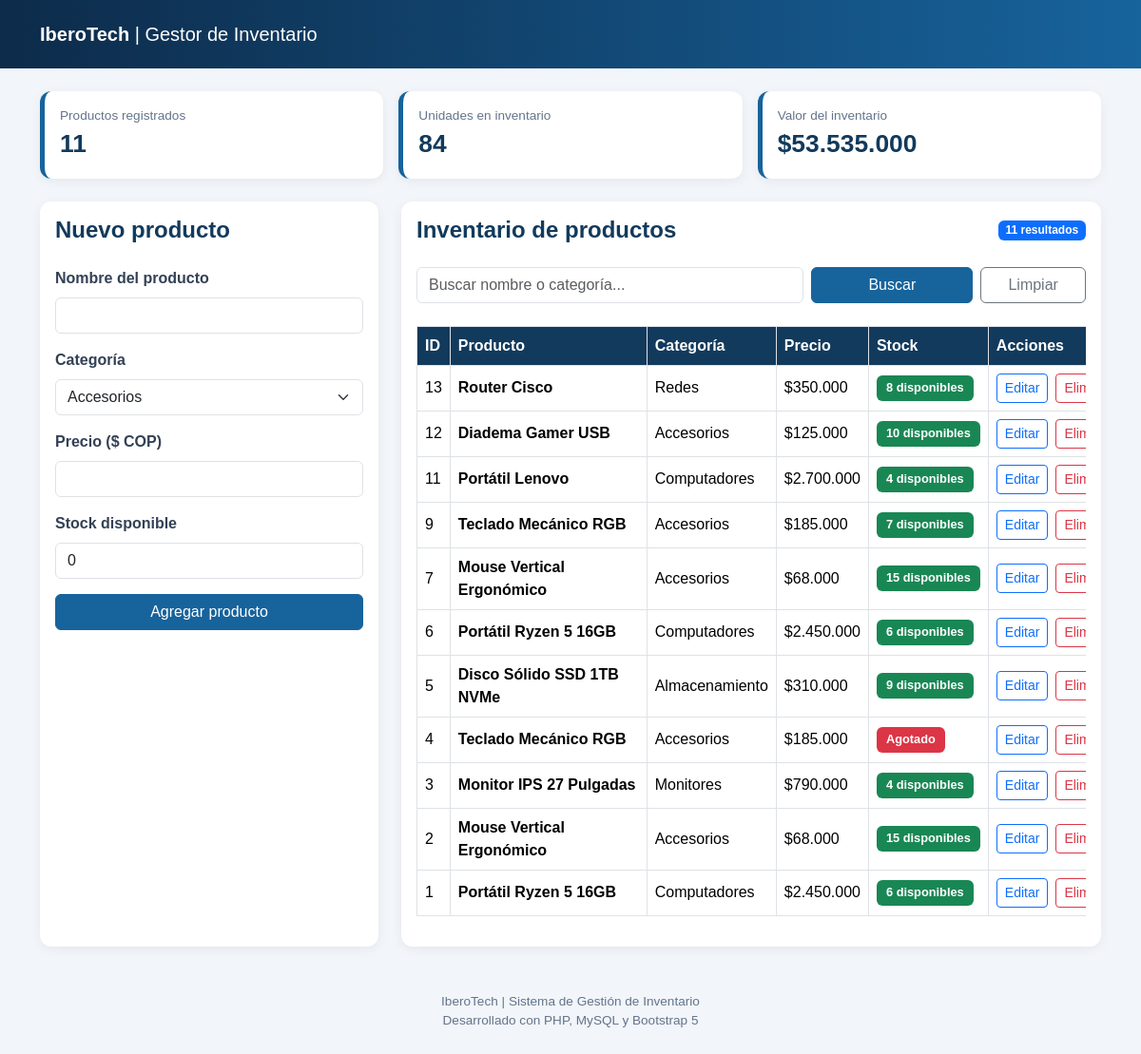
The page / on the database its author committed.
### tables this page shows
CREATE TABLE IF NOT EXISTS `productos` (
  `id` int NOT NULL AUTO_INCREMENT,
  `nombre` varchar(120) NOT NULL,
  `categoria` varchar(60) NOT NULL,
  `precio` decimal(10,2) NOT NULL DEFAULT '0.00',
  `stock` int NOT NULL DEFAULT '0',
  `creado_en` timestamp NULL DEFAULT CURRENT_TIMESTAMP,
  PRIMARY KEY (`id`)
);

### index.php (the view, shortened to what this page needs)
<?php
require_once "conexion.php";
$categorias = [
    "Computadores",
    "Monitores",
    "Accesorios",
    "Almacenamiento",
    "Audio",
    "Redes"
];
function limpiar($valor) {
    return htmlspecialchars((string)$valor, ENT_QUOTES, "UTF-8");
}
$productoEditar = [
    "id" => 0,
    "nombre" => "",
    "categoria" => "Accesorios",
    "precio" => "",
    "stock" => 0
];
$busqueda = trim($_GET["q"] ?? "");
if ($busqueda !== "") {
    $stmt = $pdo->prepare(
        "SELECT * FROM productos
         WHERE nombre LIKE ?
         OR categoria LIKE ?
         ORDER BY id DESC"
    );
    $termino = "%" . $busqueda . "%";
    $stmt->execute([$termino, $termino]);
} else {
    $stmt = $pdo->query(
        "SELECT * FROM productos ORDER BY id DESC"
    );
}
$productos = $stmt->fetchAll(PDO::FETCH_ASSOC);
$totales = $pdo->query(
    "SELECT COUNT(*) AS total_productos,
            COALESCE(SUM(stock), 0) AS total_unidades,
            COALESCE(SUM(precio * stock), 0) AS valor_inventario
     FROM productos"
)->fetch(PDO::FETCH_ASSOC);
$totalProductos = (int)$totales["total_productos"];
$totalUnidades = (int)$totales["total_unidades"];
$valorInventario = (float)$totales["valor_inventario"];
?>
<!DOCTYPE html>
<html lang="es">
<head>
    <link
        href="https://cdn.jsdelivr.net/npm/bootstrap@5.3.3/dist/css/bootstrap.min.css"
        rel="stylesheet"
    >
</head>
<body>
<nav class="navbar navbar-dark py-3">
    <div class="container">
        <a class="navbar-brand fw-bold"
           href="index.php">
            IberoTech
            <span class="fw-normal">
                | Gestor de Inventario
            </span>
        </a>
    </div>
</nav>
<main class="container py-4">
    <section class="row g-3 mb-4">
        <div class="col-12 col-md-4">
            <div class="card card-indicador h-100">
                <div class="card-body">
                    <div class="indicador-label">
                        Productos registrados
                    </div>
                    <div class="indicador-valor">
                        <?= $totalProductos ?>
                    </div>
                </div>
            </div>
        </div>
        <div class="col-12 col-md-4">
            <div class="card card-indicador h-100">
                <div class="card-body">
                    <div class="indicador-label">
                        Unidades en inventario
                    </div>
                    <div class="indicador-valor">
                        <?= $totalUnidades ?>
                    </div>
                </div>
            </div>
        </div>
        <div class="col-12 col-md-4">
            <div class="card card-indicador h-100">
                <div class="card-body">
                    <div class="indicador-label">
                        Valor del inventario
                    </div>
                    <div class="indicador-valor">
                        $<?= number_format(
                            $valorInventario,
                            0,
                            ",",
                            "."
                        ) ?>
                    </div>
                </div>
            </div>
        </div>
    </section>
    <section class="row g-4">
        <div class="col-12 col-lg-4">
            <div class="card h-100">
                <div class="card-body">
                    <h4 class="titulo-seccion mb-4">
                        <?= $productoEditar["id"] > 0
                            ? "Editar producto"
                            : "Nuevo producto" ?>
                    </h4>
                    <form method="POST"
                          action="index.php">
                        <div class="mb-3">
                            <label class="form-label">
                                Nombre del producto
                            </label>
                            <input
                                type="text"
                                class="form-control"
                                name="nombre"
                                minlength="3"
                                maxlength="100"
                                required
                                value="<?= limpiar(
                                    $productoEditar["nombre"]
                                ) ?>"
                            >
                        </div>
                        <div class="mb-3">
                            <label class="form-label">
                                Categoría
                            </label>
                            <select
                                name="categoria"
                                class="form-select"
                                required
                            >
                                <?php foreach ($categorias as $cat): ?>
                                    <option
                                        value="<?= limpiar($cat) ?>"
                                        <?= $productoEditar["categoria"] === $cat
                                            ? "selected"
                                            : "" ?>
                                    >
                                        <?= limpiar($cat) ?>
                                    </option>
                                <?php endforeach; ?>
                            </select>
                        </div>
                        <div class="mb-3">
                            <label class="form-label">
                                Precio ($ COP)
                            </label>
                            <input
                                type="number"
                                class="form-control"
                                name="precio"
                                min="1000"
                                step="0.01"
                                required
                                value="<?= limpiar(
                                    $productoEditar["precio"]
                                ) ?>"
                            >
                        </div>
                        <div class="mb-3">
                            <label class="form-label">
                                Stock disponible
                            </label>
                            <input
                                type="number"
                                class="form-control"
                                name="stock"
                                min="0"
                                step="1"
                                required
                                value="<?= limpiar(
                                    $productoEditar["stock"]
                                ) ?>"
                            >
                        </div>
                        <div class="d-grid gap-2">
                            <button
                                type="submit"
                                class="btn btn-primary"
                            >
                                <?= $productoEditar["id"] > 0
                                    ? "Guardar cambios"
                                    : "Agregar producto" ?>
                            </button>
                        </div>
                    </form>
                </div>
            </div>
        </div>
        <div class="col-12 col-lg-8">
            <div class="card">
                <div class="card-body">
                    <div class="d-flex flex-column flex-md-row
                                justify-content-between
                                align-items-md-center
                                gap-3 mb-4">
                        <h4 class="titulo-seccion mb-0">
                            Inventario de productos
                        </h4>
                        <span class="badge bg-primary">
                            <?= count($productos) ?> resultados
                        </span>
                    </div>
                    <form
                        method="GET"
                        action="index.php"
                        class="row g-2 mb-4"
                    >
                        <div class="col-12 col-sm-7">
                            <input
                                type="text"
                                name="q"
                                class="form-control"
                                placeholder="Buscar nombre o categoría..."
                                value="<?= limpiar($busqueda) ?>"
                            >
                        </div>
                        <div class="col-6 col-sm-3">
                            <button
                                type="submit"
                                class="btn btn-primary w-100"
                            >
                                Buscar
                            </button>
                        </div>
                        <div class="col-6 col-sm-2">
                            <a
                                href="index.php"
                                class="btn btn-outline-secondary w-100"
                            >
                                Limpiar
                            </a>
                        </div>
                    </form>
                    <div class="table-responsive">
                        <table class="table table-hover table-bordered
                                      align-middle tabla-productos">
                            <thead>
                                <tr>
                                    <th>ID</th>
                                    <th>Producto</th>
                                    <th>Categoría</th>
                                    <th>Precio</th>
                                    <th>Stock</th>
                                    <th>Acciones</th>
                                </tr>
                            </thead>
                            <tbody>
                                <?php if (count($productos) === 0): ?>
                                    <tr>
                                        <td colspan="6"
                                            class="text-center py-4 text-muted">
                                            No se encontraron productos.
                                        </td>
                                    </tr>
                                <?php else: ?>
                                    <?php foreach ($productos as $p): ?>
                                        <tr>
                                            <td>
                                                <?= (int)$p["id"] ?>
                                            </td>
                                            <td class="fw-semibold">
                                                <?= limpiar($p["nombre"]) ?>
                                            </td>
                                            <td>
                                                <?= limpiar($p["categoria"]) ?>
                                            </td>
                                            <td class="text-nowrap">
                                                $<?= number_format(
                                                    $p["precio"],
                                                    0,
                                                    ",",
                                                    "."
                                                ) ?>
                                            </td>
                                            <td>
                                                <?php if ($p["stock"] > 0): ?>
                                                    <span class="badge bg-success badge-stock">
                                                        <?= (int)$p["stock"] ?>
                                                        disponibles
                                                    </span>
                                                <?php else: ?>
                                                    <span class="badge bg-danger badge-stock">
                                                        Agotado
                                                    </span>
                                                <?php endif; ?>
                                            </td>
                                            <td>
                                                <div class="d-flex gap-2">
                                                    <a
                                                        href="index.php?editar=<?= (int)$p["id"] ?>"
                                                        class="btn btn-sm btn-outline-primary"
                                                    >
                                                        Editar
                                                    </a>
                                                    <form
                                                        method="POST"
                                                        action="index.php"
                                                        onsubmit="return confirm('¿Está seguro de eliminar este producto?');"
                                                    >
                                                        <button
                                                            type="submit"
                                                            class="btn btn-sm btn-outline-danger"
                                                        >
                                                            Eliminar
                                                        </button>
                                                    </form>
                                                </div>
                                            </td>
                                        </tr>
                                    <?php endforeach; ?>
                                <?php endif; ?>
                            </tbody>
                        </table>
                    </div>
                </div>
            </div>
        </div>
    </section>
</main>
<footer class="footer text-center py-4">
    <div class="container">
        IberoTech | Sistema de Gestión de Inventario
        <br>
        Desarrollado con PHP, MySQL y Bootstrap 5
    </div>
</footer>
</body>
</html>

### index.php (style rules this page uses)
body { background-color: #f2f5f9; font-family: Arial, Helvetica, sans-serif; }
.navbar { background: linear-gradient( 90deg, #0d2b4a, #17639c ); }
.navbar-brand { font-size: 1.25rem; }
.titulo-seccion { color: #123a5c; font-weight: 700; }
.card { border: none; border-radius: 12px; box-shadow: 0 3px 12px rgba(0, 0, 0, 0.06); }
.card-indicador { border-left: 5px solid #17639c; }
.indicador-label { font-size: 0.85rem; color: #64748b; }
.indicador-valor { font-size: 1.65rem; font-weight: 700; color: #123a5c; }
.form-label { font-weight: 600; color: #334155; }
.btn-primary { background-color: #17639c; border-color: #17639c; }
.table thead th { background-color: #123a5c; color: white; white-space: nowrap; }
.table td { vertical-align: middle; }
.tabla-productos { min-width: 750px; }
.badge-stock { font-size: 0.8rem; padding: 7px 10px; }
.footer { color: #64748b; font-size: 0.85rem; }

### rows shown on the page
productos: stock "0", id "4", nombre "Teclado Mecánico RGB", categoria "Accesorios", precio "185.000", shows "Agotado"
productos: id "13", nombre "Router Cisco", categoria "Redes", precio "350.000", stock "8"
productos: id "12", nombre "Diadema Gamer USB", categoria "Accesorios", precio "125.000", stock "10"
productos: id "11", nombre "Portátil Lenovo", categoria "Computadores", precio "2.700.000", stock "4"
productos: id "9", nombre "Teclado Mecánico RGB", categoria "Accesorios", precio "185.000", stock "7"
productos: id "7", nombre "Mouse Vertical Ergonómico", categoria "Accesorios", precio "68.000", stock "15"
productos: id "6", nombre "Portátil Ryzen 5 16GB", categoria "Computadores", precio "2.450.000", stock "6"
productos: id "5", nombre "Disco Sólido SSD 1TB NVMe", categoria "Almacenamiento", precio "310.000", stock "9"
productos: id "3", nombre "Monitor IPS 27 Pulgadas", categoria "Monitores", precio "790.000", stock "4"
productos: id "2", nombre "Mouse Vertical Ergonómico", categoria "Accesorios", precio "68.000", stock "15"
productos: id "1", nombre "Portátil Ryzen 5 16GB", categoria "Computadores", precio "2.450.000", stock "6"

### other values the page prints
$totalProductos "11"
$totalUnidades "84"
$valorInventario "53.535.000"
count($productos) "11"
form field categoria "Accesorios"
